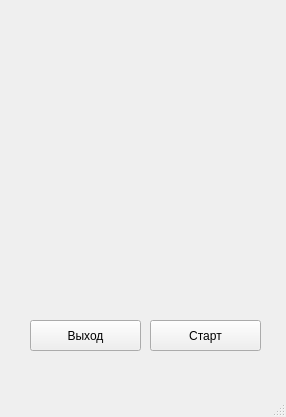
<?xml version="1.0" encoding="UTF-8"?>
<ui version="4.0">
 <class>MainWindow</class>
 <widget class="QMainWindow" name="MainWindow">
  <property name="geometry">
   <rect>
    <x>0</x>
    <y>0</y>
    <width>286</width>
    <height>417</height>
   </rect>
  </property>
  <property name="windowTitle">
   <string>MainWindow</string>
  </property>
  <widget class="QWidget" name="centralwidget">
   <widget class="QPushButton" name="start_btn">
    <property name="geometry">
     <rect>
      <x>150</x>
      <y>320</y>
      <width>111</width>
      <height>31</height>
     </rect>
    </property>
    <property name="text">
     <string>Старт</string>
    </property>
   </widget>
   <widget class="QPushButton" name="exit_btn">
    <property name="geometry">
     <rect>
      <x>30</x>
      <y>320</y>
      <width>111</width>
      <height>31</height>
     </rect>
    </property>
    <property name="text">
     <string>Выход</string>
    </property>
   </widget>
  </widget>
  <widget class="QMenuBar" name="menubar">
   <property name="geometry">
    <rect>
     <x>0</x>
     <y>0</y>
     <width>286</width>
     <height>22</height>
    </rect>
   </property>
  </widget>
  <widget class="QStatusBar" name="statusbar"/>
 </widget>
 <resources/>
 <connections/>
</ui>
